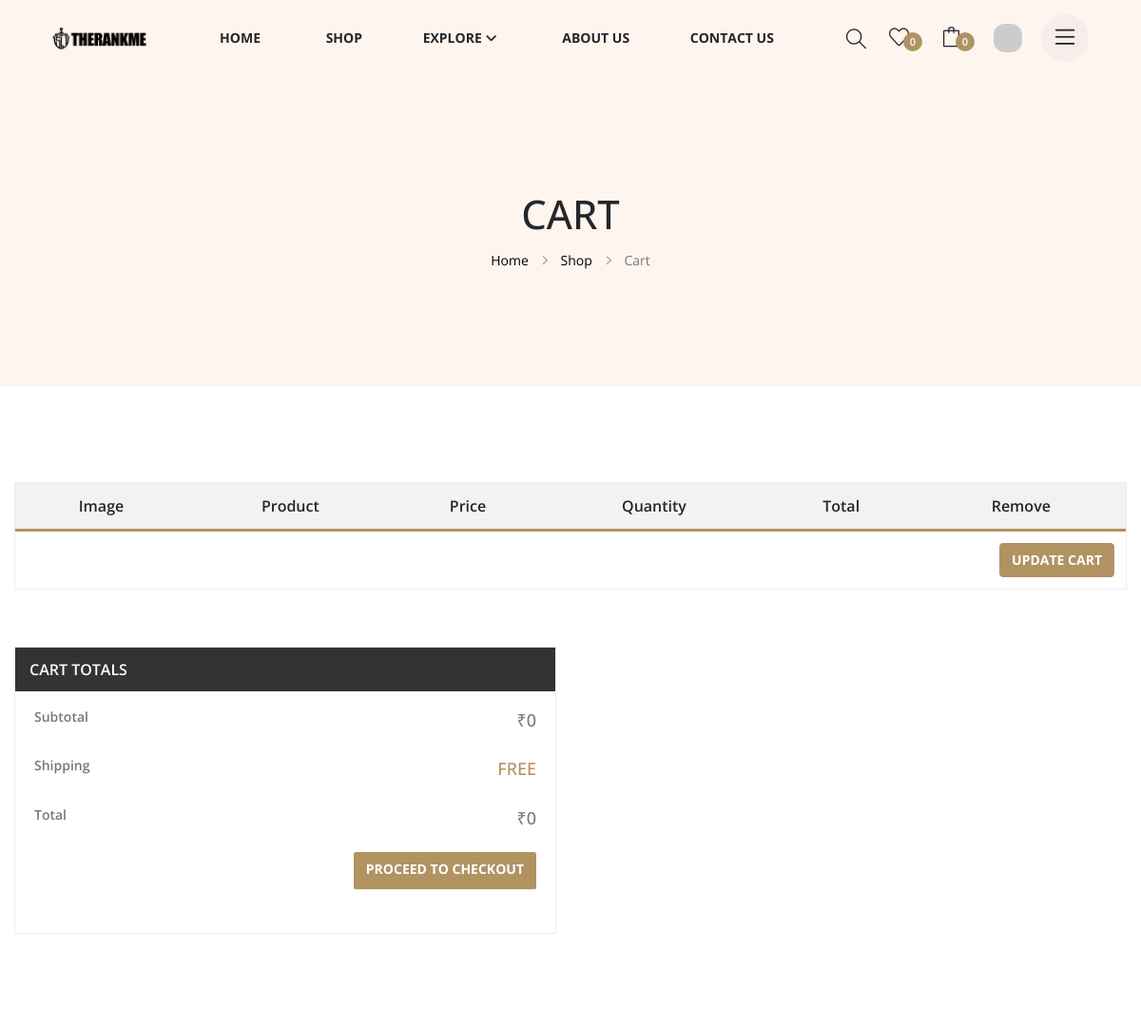
/cart (signed in, upper part), run on an earlier commit of the app's database.
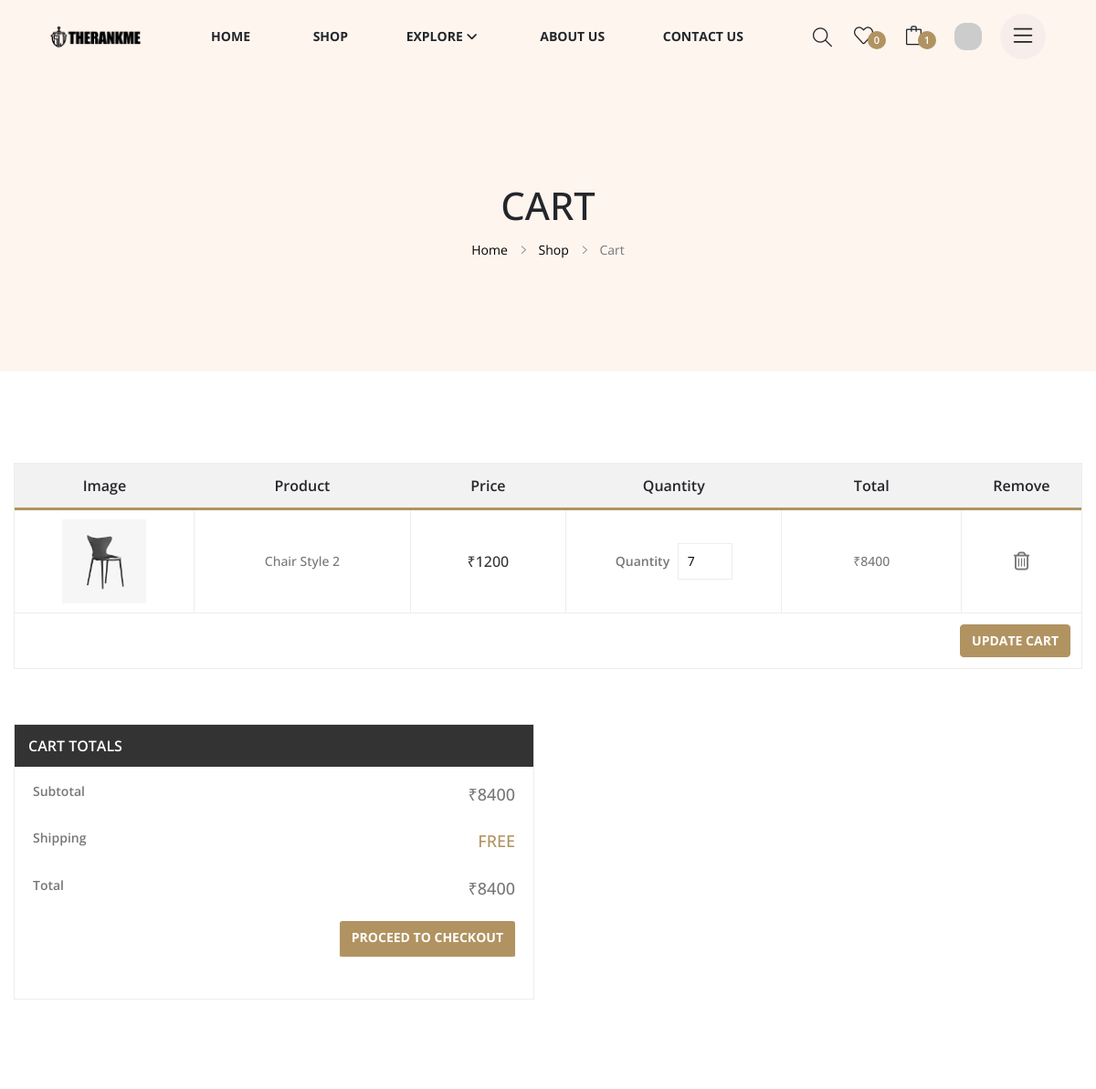
And on a later commit of the database.
### app/models/cart.py (models this page shows)
class CartItem(db.Model):
    id = db.Column(db.Integer, primary_key=True)
    cart_id = db.Column(db.Integer, db.ForeignKey('cart.id'), nullable=False)
    product_id = db.Column(db.Integer, db.ForeignKey('products.id'), nullable=False)
    quantity = db.Column(db.Integer, nullable=False)
    product = db.relationship('Product')

### app/models/product.py (models this page shows, shortened)
class ProductImage(db.Model):
    __tablename__ = 'product_images'
    id = db.Column(db.Integer, primary_key=True)
    product_id = db.Column(db.Integer, db.ForeignKey('products.id'), nullable=False)
    file_name = db.Column(db.String(50), nullable=False)

class Product(db.Model):
    __tablename__ = 'products'
    id = db.Column(db.Integer, primary_key=True)
    product_name = db.Column(db.String(50), nullable=False)
    description = db.Column(db.Text)
    price = db.Column(db.Integer, nullable=False)
    stock_quantity = db.Column(db.Integer, nullable=False)
    created_at = db.Column(db.DateTime, server_default=db.func.now())
    in_categories = db.relationship('Category', secondary=product_category, backref='products')
    images = db.relationship('ProductImage', backref='product')

### app/routes/cart.py (the view)
@cart.route('/cart')
def index():
    total_cart_cost = sum([item.product.price * item.quantity for item in current_user.cart.cart_items])
    return render_template('cart.html', total_cart_cost=total_cart_cost)

### app/routes/globals.py (called while the page is built)
def gravatar_url(email='email@gmail.com', size=50, rating='g', default='mp', force_default=False):
    if current_user.is_authenticated:
        email = current_user.email
        default = 'retro'
    hash_value = md5(email.lower().encode('utf-8')).hexdigest()
    return f"https://www.gravatar.com/avatar/{hash_value}?s={size}&d={default}&r={rating}&f={force_default}"

def inject_globals():
    categories = Category.query.all()
    profile_img_url = gravatar_url()
    cart_items = current_user.cart.cart_items if current_user.is_authenticated else []
    total_cart_price = sum([item.product.price * item.quantity for item in cart_items])
    wishlist_items = current_user.wishlist.wishlist_items if current_user.is_authenticated else []
    return dict(
        categories=categories,
        profile_img_url=profile_img_url,
        cart_items=cart_items,
        wishlist_items=wishlist_items,
        total_cart_price=total_cart_price,
        num_wishlist_items=len(wishlist_items),
        num_cart_items=len(cart_items)
    )

@login_manager.user_loader
def load_user(user_id):
    return User.query.get(int(user_id))

### app/templates/cart.html
{% extends 'base.html' %}
{% from 'macros.html' import render_breadcrumb %}
{% block content %}
    {{ render_breadcrumb('Cart', 'Shop', url_for('shop.index')) }}
    <div class="cart-section">
        <div class="cart-table-wrapper" data-aos="fade-up" data-aos-delay="0">
            <div class="container">
                <div class="row">
                    <div class="col-12">
                        <div class="table_desc">
                            <div class="table_page table-responsive">
                                <table>
                                    <thead>
                                        <tr>
                                            <th class="product_thumb">Image</th>
                                            <th class="product_name">Product</th>
                                            <th class="product-price">Price</th>
                                            <th class="product_quantity">Quantity</th>
                                            <th class="product_total">Total</th>
                                            <th class="product_remove">Remove</th>
                                        </tr>
                                    </thead>
                                    {% include 'components/cart-table-content.html' %}
                                </table>
                            </div>
                            <div class="cart_submit">
                                <button hx-post="{{ url_for('cart.update_cart_table') }}"
                                    hx-target=".cart-table-wrapper tbody"
                                    hx-include=".product_quantity input"
                                    hx-swap="outerHTML"
                                    class="btn btn-md btn-golden" type="submit">
                                    update cart
                                </button>
                            </div>
                        </div>
                    </div>
                </div>
            </div>
        </div>
        <div class="coupon_area">
            <div class="container">
                <div class="row">
                    <div class="col-lg-6 col-md-6">
                        <div id="cart_totals" data-aos="fade-up" data-aos-delay="400">
                            <h3>Cart Totals</h3>
                            {% include 'components/cart-totals.html' %}
                        </div>
                    </div>
                </div>
            </div>
        </div>
    </div>
{% endblock %}

### app/templates/components/cart-table-content.html (shortened to what this page needs)
<tbody>
    {% for item in cart_items %}
        <tr>
            <td class="product_thumb">
                <a href="{{ url_for('product.product_details', product_id=item.product.id) }}">
                    <img src="{{ url_for('static', filename='images/product/' + item.product.images[0].file_name) }}">
                </a>
            </td>
            <td class="product_name">
                <a href="{{ url_for('product.product_details', product_id=item.product.id) }}">
                {{ item.product.product_name }}</a>
            </td>
            <td class="product-price">₹{{ item.product.price }}</td>
            <td class="product_quantity"><label>Quantity</label>
                <input min="1" max="100" value="{{ item.quantity }}" name="quantity_{{ item.id }}" type="number">
            </td>
            <td class="product_total">₹{{ item.product.price * item.quantity }}</td>
            <td class="product_remove">
                <a  hx-delete="{{ url_for('cart.remove_from_cart_table', cart_item_id=item.id) }}"
                    hx-target="closest tbody"
                    hx-swap="outerHTML"
                >
                    <i class="fa fa-trash-o"></i></a>
            </td>
        </tr>
    {% endfor %}
</tbody>

What changed in the data, as far as the page shows it:
added CartItem: file_name (placeholder picture), product.product_name "Chair Style 2", product.price "1200", quantity "7", item.product.price*item.quantity "8400"
Also different on the page:
{{ num_cart_items }}: (not shown) → "1"
{{ total_cart_cost }}: "0" → "8400"
text no longer shown: "0"
